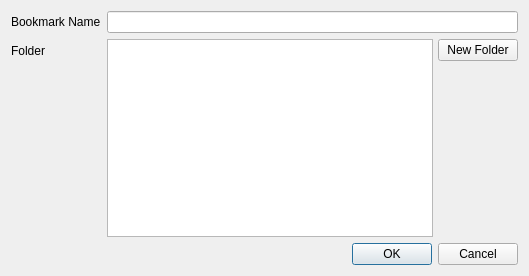
<?xml version="1.0" encoding="UTF-8"?>
<ui version="4.0">
 <class>Form_AddBookmark</class>
 <widget class="QDialog" name="Form_AddBookmark">
  <property name="geometry">
   <rect>
    <x>0</x>
    <y>0</y>
    <width>529</width>
    <height>276</height>
   </rect>
  </property>
  <property name="windowTitle">
   <string>Add Bookmark</string>
  </property>
  <layout class="QVBoxLayout" name="verticalLayout">
   <item>
    <widget class="QWidget" name="widget_2" native="true">
     <property name="sizePolicy">
      <sizepolicy hsizetype="Preferred" vsizetype="Preferred">
       <horstretch>0</horstretch>
       <verstretch>0</verstretch>
      </sizepolicy>
     </property>
     <layout class="QFormLayout" name="formLayout">
      <property name="leftMargin">
       <number>0</number>
      </property>
      <property name="topMargin">
       <number>0</number>
      </property>
      <property name="rightMargin">
       <number>0</number>
      </property>
      <property name="bottomMargin">
       <number>0</number>
      </property>
      <item row="0" column="0">
       <widget class="QLabel" name="label">
        <property name="text">
         <string>Bookmark Name</string>
        </property>
       </widget>
      </item>
      <item row="0" column="1">
       <widget class="QLineEdit" name="BookmarkName_lineEdit"/>
      </item>
      <item row="1" column="0">
       <widget class="QLabel" name="label_2">
        <property name="text">
         <string>Folder</string>
        </property>
       </widget>
      </item>
      <item row="1" column="1">
       <widget class="QWidget" name="widget" native="true">
        <property name="sizePolicy">
         <sizepolicy hsizetype="Preferred" vsizetype="Preferred">
          <horstretch>0</horstretch>
          <verstretch>0</verstretch>
         </sizepolicy>
        </property>
        <layout class="QHBoxLayout" name="horizontalLayout_2">
         <property name="spacing">
          <number>5</number>
         </property>
         <property name="leftMargin">
          <number>0</number>
         </property>
         <property name="topMargin">
          <number>0</number>
         </property>
         <property name="rightMargin">
          <number>0</number>
         </property>
         <property name="bottomMargin">
          <number>0</number>
         </property>
         <item>
          <widget class="QTreeWidget" name="Folder_treeWidget">
           <property name="editTriggers">
            <set>QAbstractItemView::NoEditTriggers</set>
           </property>
           <property name="rootIsDecorated">
            <bool>false</bool>
           </property>
           <attribute name="headerVisible">
            <bool>false</bool>
           </attribute>
           <column>
            <property name="text">
             <string>Folder</string>
            </property>
           </column>
          </widget>
         </item>
         <item>
          <widget class="QWidget" name="widget_3" native="true">
           <layout class="QVBoxLayout" name="verticalLayout_2">
            <property name="leftMargin">
             <number>0</number>
            </property>
            <property name="topMargin">
             <number>0</number>
            </property>
            <property name="rightMargin">
             <number>0</number>
            </property>
            <property name="bottomMargin">
             <number>0</number>
            </property>
            <item>
             <widget class="QPushButton" name="New_pushButton">
              <property name="text">
               <string>New Folder</string>
              </property>
             </widget>
            </item>
            <item>
             <spacer name="verticalSpacer">
              <property name="orientation">
               <enum>Qt::Vertical</enum>
              </property>
              <property name="sizeHint" stdset="0">
               <size>
                <width>20</width>
                <height>40</height>
               </size>
              </property>
             </spacer>
            </item>
           </layout>
          </widget>
         </item>
        </layout>
       </widget>
      </item>
     </layout>
    </widget>
   </item>
   <item>
    <widget class="QDialogButtonBox" name="buttonBox">
     <property name="orientation">
      <enum>Qt::Horizontal</enum>
     </property>
     <property name="standardButtons">
      <set>QDialogButtonBox::Cancel|QDialogButtonBox::Ok</set>
     </property>
    </widget>
   </item>
  </layout>
 </widget>
 <resources/>
 <connections>
  <connection>
   <sender>buttonBox</sender>
   <signal>accepted()</signal>
   <receiver>Form_AddBookmark</receiver>
   <slot>accept()</slot>
   <hints>
    <hint type="sourcelabel">
     <x>248</x>
     <y>254</y>
    </hint>
    <hint type="destinationlabel">
     <x>157</x>
     <y>274</y>
    </hint>
   </hints>
  </connection>
  <connection>
   <sender>buttonBox</sender>
   <signal>rejected()</signal>
   <receiver>Form_AddBookmark</receiver>
   <slot>reject()</slot>
   <hints>
    <hint type="sourcelabel">
     <x>316</x>
     <y>260</y>
    </hint>
    <hint type="destinationlabel">
     <x>286</x>
     <y>274</y>
    </hint>
   </hints>
  </connection>
 </connections>
</ui>
